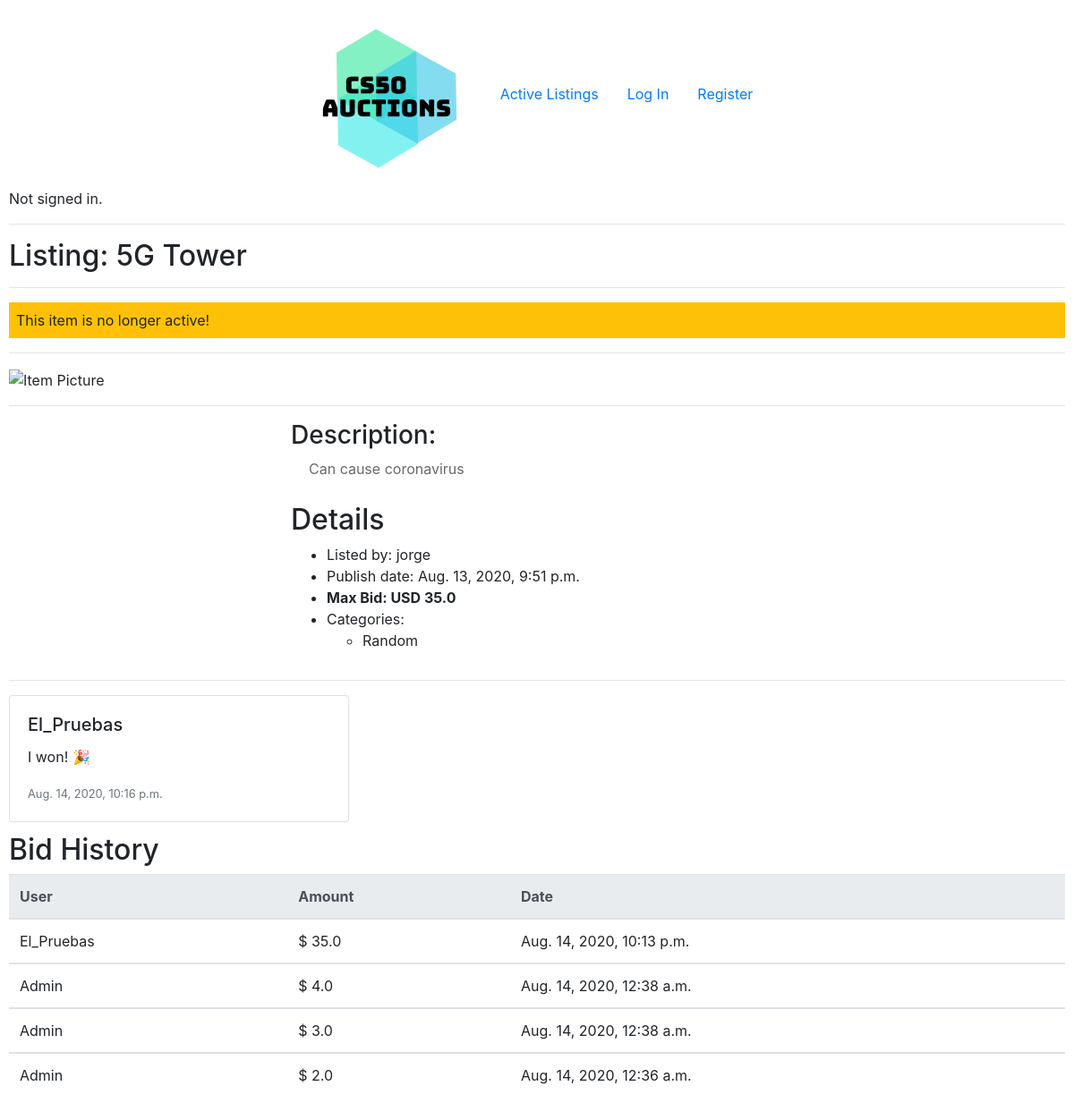
/listing/17, run on the app's committed database.
### auctions/models.py (models this page shows, shortened)
class Item(models.Model):
    id = models.AutoField(primary_key=True)
    item_name = models.CharField(max_length=64)
    item_description = models.CharField(max_length=4000)
    min_bid = models.FloatField(default=1.0)
    owner = models.ForeignKey(User, on_delete=models.CASCADE, related_name="user_owner")
    image = models.URLField(max_length=200)
    categories = models.ManyToManyField(Category)
    users_watching = models.ManyToManyField(User, related_name="user_watchlist", blank=True)
    is_active = models.BooleanField(verbose_name="Item active", default=True)
    date = models.DateTimeField(auto_now_add=True)
    def __str__(self):
        return f"{self.id}) Item {self.item_name} onwed by {self.owner} Categories: {self.categories}"

class User(AbstractUser):
    pass

class Bid(models.Model):
    id = models.AutoField(primary_key=True)
    bidder = models.ForeignKey(User,  null=False, on_delete=models.CASCADE)
    item = models.ForeignKey(Item,  null=False, on_delete=models.CASCADE)
    ammount = models.FloatField()
    date = models.DateTimeField(auto_now=True)

class Category(models.Model):
    name = models.CharField(max_length=64, primary_key=True)
    def __str__(self):
        return self.name

class Comment (models.Model):
    user = models.ForeignKey(User, null=False, on_delete=models.CASCADE)
    item = models.ForeignKey(Item, null=False, on_delete=models.CASCADE)
    date = models.DateTimeField(auto_now=True)
    comment = models.CharField(max_length=4000)

### auctions/views.py (the view, shortened to what this page needs)
# urls.py: path("listing/<int:id_listing>", views.show_listing, name="show_listing"),
def show_listing(request, id_listing):
    listing = Item.objects.get(id=id_listing)
    form = NewBidForm(request.POST, item_id=id_listing)
    bids = Bid.objects.filter(item_id=id_listing).order_by("-ammount")
    comment_form = NewCommentForm(request.POST or None)
    comment_form.fields.get("comment").widget.attrs.update({"required": False})
    context = {
        "listing": listing,
        "categories": listing.categories.all(),
        "comments": Comment.objects.filter(item_id=id_listing),
        "in_watchlist": util.is_in_watchlist(request.user, listing),
        "user_is_owner": listing.owner == request.user,
        "user_is_winner": len(bids) > 0 and request.user.id is bids.first().bidder.id,
        "item_is_active": listing.is_active,
        "max_bid": util.get_max_bid(id_listing),
        "bids": bids,
        "bids_len": len(bids),
        "comment_form": comment_form,
    }
    form.fields.get("ammount").widget.attrs.update({"min": get_max_bid(id_listing) + 0.01})
    context.update({"form": form})
    return render(request, "auctions/listing.html", context)

### auctions/context_processors.py (called while the page is built)
def watchlist_count(request):
    watchlist_size = len(util.obtain_watchlist(request.user))
    return {"watchlist_size": watchlist_size}

### auctions/util.py (called while the page is built)
def get_max_bid(item_id):
    bids = Bid.objects.filter(item=item_id)
    if len(bids) is 0:
        return Item.objects.get(id=item_id).min_bid
    max_bid: int = 0
    for bid in bids:
        if bid.ammount > max_bid:
            max_bid = bid.ammount
    return max_bid

def is_in_watchlist(user: User, item: Item) -> bool:
    print(Item.objects.get(id=item.id))
    print(f"related={Item.objects.get(id=item.id).users_watching.select_related()}")
    if list(Item.objects.get(id=item.id).users_watching.select_related()).__contains__(user):
        return True
    else:
        return False

def obtain_watchlist(user: User):
    if user is None:
        return
    items = Item.objects.all()
    listing = []
    for item in items:
        if list(item.users_watching.select_related()).__contains__(user):
            listing.append(item)
    return listing

### auctions/templates/auctions/listing.html (shortened to what this page needs)
{% extends  "auctions/layout.html" %}
{% load bootstrap4 %}
{% block body %}
    <h2>Listing: {{ listing.item_name }}</h2>
    {% if not item_is_active %}
        <hr>
        <div class="d-block p-2 bg-warning text-black">This item is no longer active!</div>
        <hr>
    {% endif %}
    <div id="listing_pic_div">
        <img src="{{ listing.image }}" alt="Item Picture">
    </div>
    <hr>
    <div class="listing_desc_deta_flex_cont">
        <div class="listing_desc_deta">
            <h3>Description:</h3>
            <p class="listing_text">{{ listing.item_description }}</p>
        </div>
        <div class="listing_desc_deta">
            <h2>Details</h2>
            <div>
                <ul>
                    <li>Listed by: {{ listing.owner }}</li>
                    <li>Publish date: {{ listing.date }}</li>
                    <li><b>Max Bid: USD {{ max_bid }}</b></li>
                    <li>Categories:</li>
                    {% for category in categories %}
                        <ul>
                            <li>{{ category }}</li>
                        </ul>
                    {% endfor %}
                </ul>
            </div>
        </div>
    </div>
    <hr>
    <div class="card-columns ">
        {% for comment in comments %}
            <div class="card">
                <div class="card-body">
                    <h5 class="card-title">{{ comment.user | title }}</h5>
                    <p class="card-text">{{ comment.comment }}</p>
                    <p class="card-text"><small class="text-muted">{{ comment.date }}</small></p>
                </div>
            </div>
        {% endfor %}
    </div>
    {% if bids_len > 0 %}
        <h2>Bid History</h2>
        <div class="div_history">
            <table class="table">
                <thead class="thead-light">
                <tr>
                    <th scope="col">User</th>
                    <th scope="col">Amount</th>
                    <th scope="col">Date</th>
                </tr>
                </thead>{% for bid in bids %}
                <tbody>
                <tr>
                    <td>{{ bid.bidder.username|title }}</td>
                    <td>$ {{ bid.ammount }}</td>
                    <td>{{ bid.date }}</td>
                </tr>
                </tbody>
            {% endfor %}
            </table>
        </div>
    {% endif %}
{% endblock body %}

### auctions/static/auctions/styles.css (style rules this page uses)
body { padding: 10px; }
.listing_text { display: inline-block; padding-left: 20px; padding-bottom: 10px; max-width: 70vw; }
.listing_desc_deta_flex_cont { display: flex; flex-wrap: wrap; justify-content: center; }
.listing_desc_deta { margin-left: 50px; width: 600px }
.listing_desc_deta p { color: dimgrey; }
#listing_pic_div img { height: 400px; }

### data on the page
Item: item_name "5G Tower", item_description "Can cause coronavirus", owner "jorge", date "Aug. 13, 2020, 9:51 p.m."
Bid: ammount "35.0", bidder.username "El_Pruebas", date "Aug. 14, 2020, 10:13 p.m."
Category: name "Random"
Comment: user "El_Pruebas", comment "I won! 🎉", date "Aug. 14, 2020, 10:16 p.m."
Bid: bidder.username "Admin", ammount "4.0", date "Aug. 14, 2020, 12:38 a.m."
Bid: bidder.username "Admin", ammount "3.0", date "Aug. 14, 2020, 12:38 a.m."
Bid: bidder.username "Admin", ammount "2.0", date "Aug. 14, 2020, 12:36 a.m."
